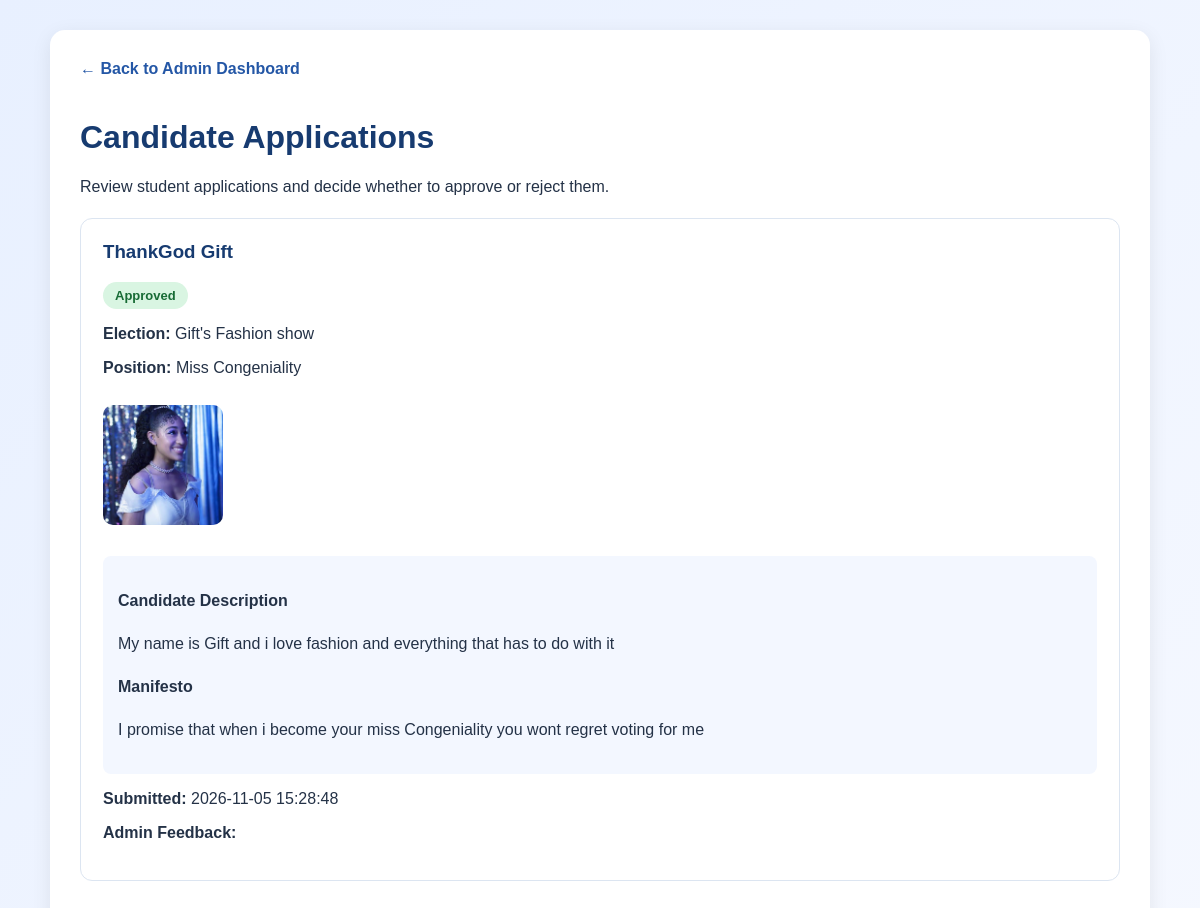
/admin/review_applications.php (signed in), run on the app's committed database.
### tables this page shows
CREATE TABLE IF NOT EXISTS `candidate_applications` (
  `application_id` int NOT NULL AUTO_INCREMENT,
  `user_id` int NOT NULL,
  `election_id` int NOT NULL,
  `position_id` int DEFAULT NULL,
  `full_name` varchar(100) NOT NULL,
  `description` text NOT NULL,
  `manifesto` text NOT NULL,
  `photo` varchar(255) DEFAULT NULL,
  `status` enum('pending','approved','rejected') DEFAULT 'pending',
  `admin_feedback` text,
  `submitted_at` timestamp NULL DEFAULT CURRENT_TIMESTAMP,
  `reviewed_at` datetime DEFAULT NULL,
  PRIMARY KEY (`application_id`),
  UNIQUE KEY `unique_student_application` (`user_id`,`election_id`),
  KEY `election_id` (`election_id`),
  KEY `fk_application_position` (`position_id`)
);

CREATE TABLE IF NOT EXISTS `elections` (
  `election_id` int NOT NULL AUTO_INCREMENT,
  `title` varchar(150) NOT NULL,
  `description` text,
  `start_date` datetime NOT NULL,
  `end_date` datetime NOT NULL,
  `status` enum('upcoming','ongoing','completed') DEFAULT 'upcoming',
  `created_by` int NOT NULL,
  `created_at` timestamp NULL DEFAULT CURRENT_TIMESTAMP,
  PRIMARY KEY (`election_id`),
  KEY `created_by` (`created_by`)
);

CREATE TABLE IF NOT EXISTS `election_positions` (
  `position_id` int NOT NULL AUTO_INCREMENT,
  `election_id` int NOT NULL,
  `position_name` varchar(100) NOT NULL,
  `description` text,
  `created_at` timestamp NULL DEFAULT CURRENT_TIMESTAMP,
  PRIMARY KEY (`position_id`),
  UNIQUE KEY `unique_position_per_election` (`election_id`,`position_name`)
);

### admin/review_applications.php (the view, shortened to what this page needs)
<?php
require_once "../includes/db.php";
$applications = $conn->query(
    "SELECT ca.application_id,
            ca.full_name,
            ca.description,
            ca.manifesto,
            ca.photo,
            ca.status,
            ca.admin_feedback,
            ca.submitted_at,
            e.title AS election_title,
            ep.position_name
     FROM candidate_applications ca
     JOIN elections e ON ca.election_id = e.election_id
     JOIN election_positions ep ON ca.position_id = ep.position_id
     ORDER BY
        CASE WHEN ca.status = 'pending' THEN 0 ELSE 1 END,
        ca.submitted_at DESC"
);
?>
<!DOCTYPE html>
<html lang="en">
<head>
</head>
<body>
<div class="container">
<a href="dashboard.php" class="back-link">
        ← Back to Admin Dashboard
</a>
<h1>Candidate Applications</h1>
<p>Review student applications and decide whether to approve or reject them.</p>
<?php if ($applications->num_rows > 0): ?>
<?php while ($application = $applications->fetch_assoc()): ?>
<div class="application-card">
<h3>
<?php echo htmlspecialchars($application['full_name']); ?>
</h3>
<span class="status <?php echo htmlspecialchars($application['status']); ?>">
<?php echo htmlspecialchars($application['status']); ?>
</span>
<p>
<strong>Election:</strong>
<?php echo htmlspecialchars($application['election_title']); ?>
</p>
<p>
<strong>Position:</strong>
<?php echo htmlspecialchars($application['position_name']); ?>
</p>
<?php if (!empty($application['photo'])): ?>
<img
                        class="candidate-photo"
                        src="../images/candidate_applications/<?php echo rawurlencode(basename($application['photo'])); ?>"
                        alt="Applicant photograph"
>
<?php endif; ?>
<div class="details">
<h4>Candidate Description</h4>
<p>
<?php echo nl2br(htmlspecialchars($application['description'])); ?>
</p>
<h4>Manifesto</h4>
<p>
<?php echo nl2br(htmlspecialchars($application['manifesto'])); ?>
</p>
</div>
<p>
<strong>Submitted:</strong>
<?php echo htmlspecialchars($application['submitted_at']); ?>
</p>
<?php if ($application['status'] === 'pending'): ?>
<form method="POST">
<input type="hidden" name="csrf_token"
                               value="<?php echo htmlspecialchars($_SESSION['review_csrf']); ?>">
<input type="hidden" name="application_id"
                               value="<?php echo $application['application_id']; ?>">
<label><strong>Admin Feedback (optional)</strong></label>
<textarea name="admin_feedback"
                                  placeholder="Enter feedback for the applicant..."></textarea>
<button
                            type="submit"
                            name="action"
                            value="approve"
                            class="approve-btn"
                            onclick="return confirm('Approve this application and add the student to the candidates list?');"
>
                            Approve Application
</button>
<button
                            type="submit"
                            name="action"
                            value="reject"
                            class="reject-btn"
                            onclick="return confirm('Are you sure you want to reject this application?');"
>
                            Reject Application
</button>
</form>
<?php else: ?>
<p>
<strong>Admin Feedback:</strong>
</p>
<?php endif; ?>
</div>
<?php endwhile; ?>
<?php else: ?>
<p>No candidate applications have been submitted yet.</p>
<?php endif; ?>
</div>
</body>
</html>

### admin/review_applications.php (style rules this page uses)
* { box-sizing: border-box; }
body { font-family: Arial, sans-serif; background: linear-gradient(135deg, #e8f0ff, #f5f8ff); margin: 0; padding: 30px 15px; color: #243247; }
.container { max-width: 1100px; margin: auto; background: white; padding: 30px; border-radius: 15px; box-shadow: 0 5px 20px rgba(0,0,0,0.08); }
h1, h2 { color: #173b70; }
.back-link { display: inline-block; margin-bottom: 20px; color: #2457a6; text-decoration: none; font-weight: bold; }
.application-card { border: 1px solid #dce5f1; border-radius: 12px; padding: 22px; margin: 22px 0; background: #fff; }
.application-card h3 { color: #173b70; margin-top: 0; }
.candidate-photo { width: 120px; height: 120px; object-fit: cover; border-radius: 10px; margin: 12px 0; }
.details { background: #f3f7ff; padding: 15px; border-radius: 8px; margin: 15px 0; }
.details p { line-height: 1.6; }
.status { display: inline-block; padding: 6px 12px; border-radius: 20px; font-size: 13px; font-weight: bold; text-transform: capitalize; }
.approved { background: #d9f5e2; color: #176b35; }

### data on the page
candidate_applications: full_name "ThankGod Gift", status "Approved", election.title "Gift's Fashion show", position.position_name "Miss Congeniality", photo (picture), description "My name is Gift and i love fashion and everything that has to do with it", manifesto "I promise that when i become your miss Congeniality you wont regret voting for me", submitted_at "2026-11-05 15:28:48"
